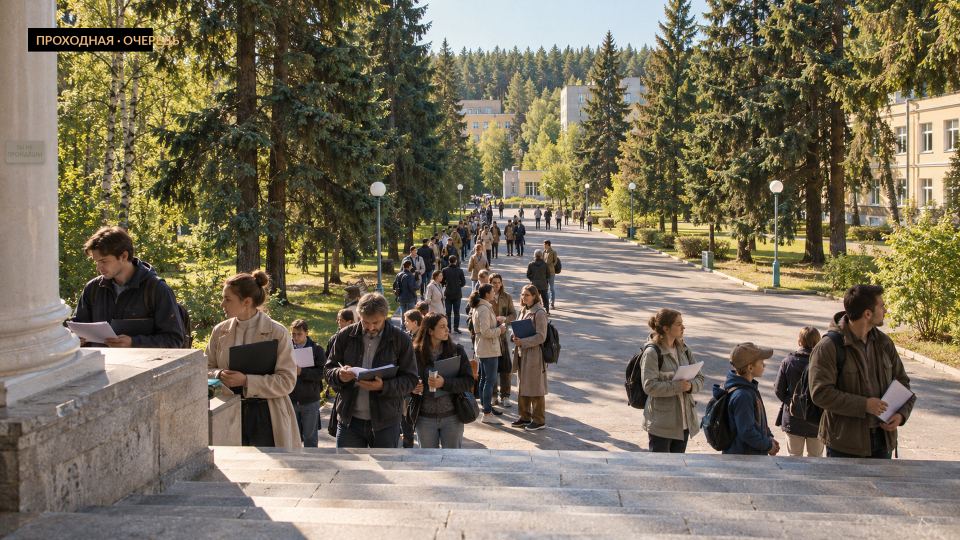
#> input picture assets/final/prolog/s7.png, 1920 x 1080 px (shown at 1/2 size)
$ python _s7b_check.py
#> lines starting #> are read from the running program, lines starting #| are printed output that depends on the picture
import numpy as np, os
from PIL import Image, ImageDraw, ImageFilter

im = Image.open('assets/final/prolog/s7.png').convert('RGB')
#> im is the input picture: PIL image 1920x1080 RGB; mean R, G, B 121.1, 112.4, 94
W, H = im.size
#> W = 1920; H = 1080
s = W / 2400.0
#> s = 0.8
x0, y0, x1, y1 = [int(round(v * s)) for v in (14, 350, 134, 444)]
#> x0 = 11; y0 = 280; x1 = 107; y1 = 355
print('final', (W, H), 'box in final', (x0, y0, x1, y1))
#| final (1920, 1080) box in final (11, 280, 107, 355)
a = np.asarray(im.convert('L')).astype(np.float32)
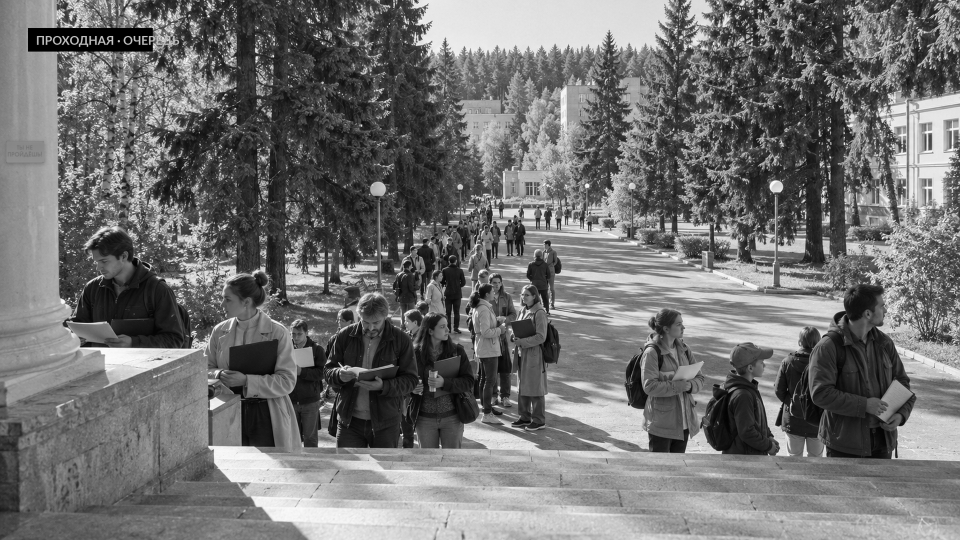
#> a: shape (1080, 1920) float32 (shown at 1/2 size); min 0, max 255, mean 112.9
reg = a[y0:y1, x0:x1]
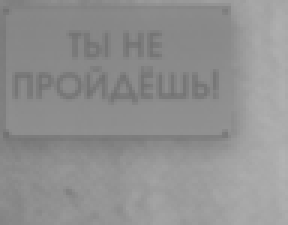
#> reg: shape (75, 96) float32 (shown 3 times larger); min 114, max 179, mean 144.6
print('plate lum min %.0f max %.0f mean %.0f std %.1f' % (reg.min(), reg.max(), reg.mean(), reg.std()))
#| plate lum min 114 max 179 mean 145 std 13.8

step = 1
for yy in range(0, reg.shape[0], step):
    line = ''
    for xx in range(0, reg.shape[1], step):
        v = reg[yy, xx]
        line += '#' if v < 110 else '+' if v < 150 else '-' if v < 185 else '=' if v < 215 else '.'
    print(line)

# маска виньетки в этом месте
mask = Image.new('L', (2400, 1350), 0)
#> mask: PIL image 2400x1350 L; every value is 0
ImageDraw.Draw(mask).ellipse([-2400*0.22, -1350*0.30, 2400*1.22, 1350*1.30], fill=255)
#> mask: PIL image 2400x1350 L; every value is 255
mask = mask.filter(ImageFilter.GaussianBlur(2400 // 10))
m = np.asarray(mask).astype(np.float32)
#> m: shape (1350, 2400) float32; every value is 255
v = 255 - (255 - m) * 0.75
print('vignette factor at plate: %.0f..%.0f (mean %.0f)' % (
    v[350:444, 14:134].min(), v[350:444, 14:134].max(), v[350:444, 14:134].mean()))

$ run again, with assets/final/prolog/s1.png copied over assets/final/prolog/s7.png
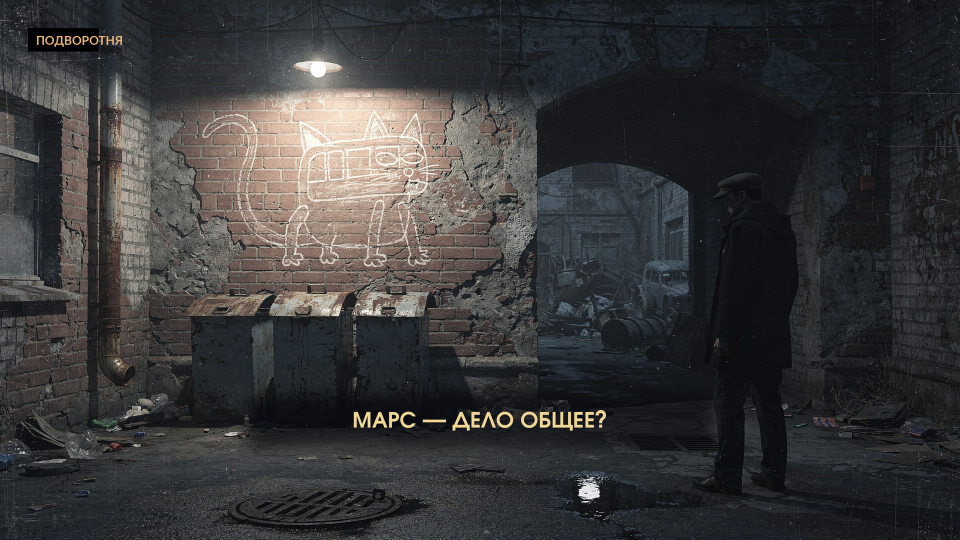
#> input picture assets/final/prolog/s1.png, 1920 x 1080 px (shown at 1/2 size)
#> im is the input picture: PIL image 1920x1080 RGB; mean R, G, B 56.6, 56.6, 57.1
#| final (1920, 1080) box in final (11, 280, 107, 355)
#> `a = np.asarray(im.convert('L')).astype(np.float32)`:
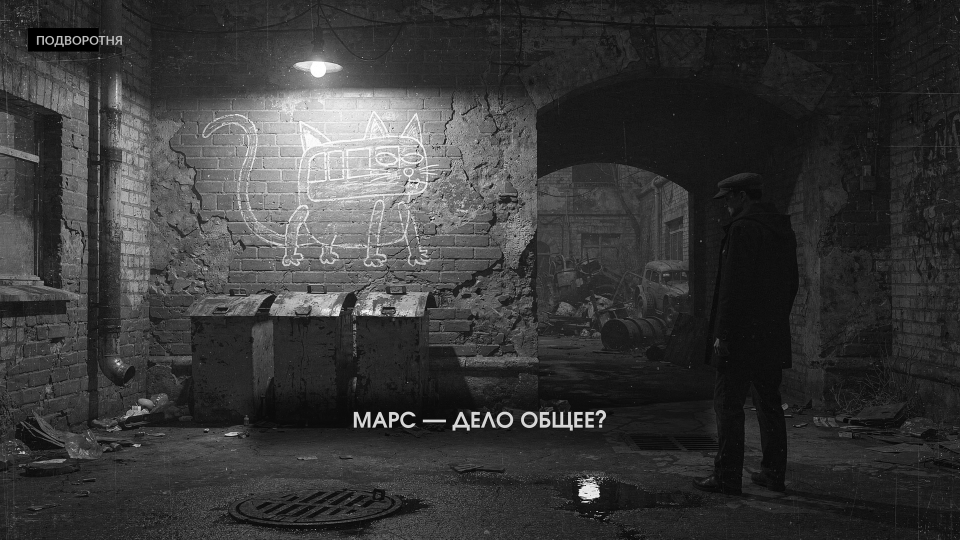
#> a: shape (1080, 1920) float32 (shown at 1/2 size); min 0, max 255, mean 56.6
#> `reg = a[y0:y1, x0:x1]`:
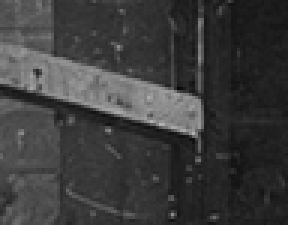
#> reg: shape (75, 96) float32 (shown 3 times larger); min 6, max 180, mean 60.2
#| plate lum min 6 max 180 mean 60 std 33.1
#> m: shape (1350, 2400) float32; every value is 255

$ run again, with assets/final/prolog/s2.png copied over assets/final/prolog/s7.png
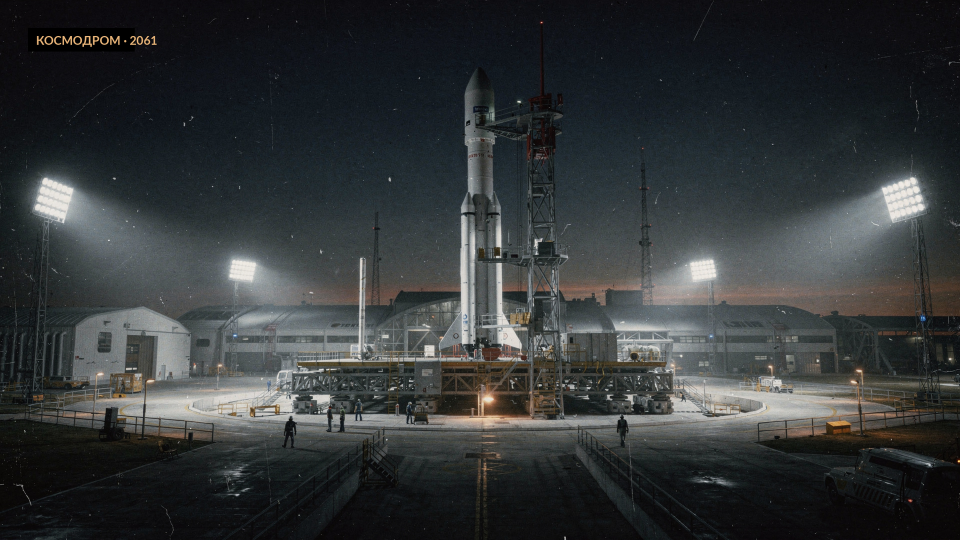
#> input picture assets/final/prolog/s2.png, 1920 x 1080 px (shown at 1/2 size)
#> im is the input picture: PIL image 1920x1080 RGB; mean R, G, B 51.4, 54.7, 55.8
#| final (1920, 1080) box in final (11, 280, 107, 355)
#> `reg = a[y0:y1, x0:x1]`:
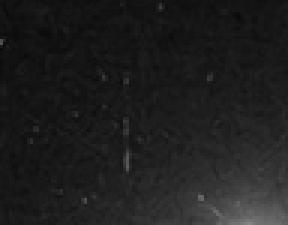
#> reg: shape (75, 96) float32 (shown 3 times larger); min 10, max 132, mean 30.3
#| plate lum min 10 max 132 mean 30 std 15.5
#> m: shape (1350, 2400) float32; every value is 255

$ run again, with assets/final/prolog/s3.png copied over assets/final/prolog/s7.png
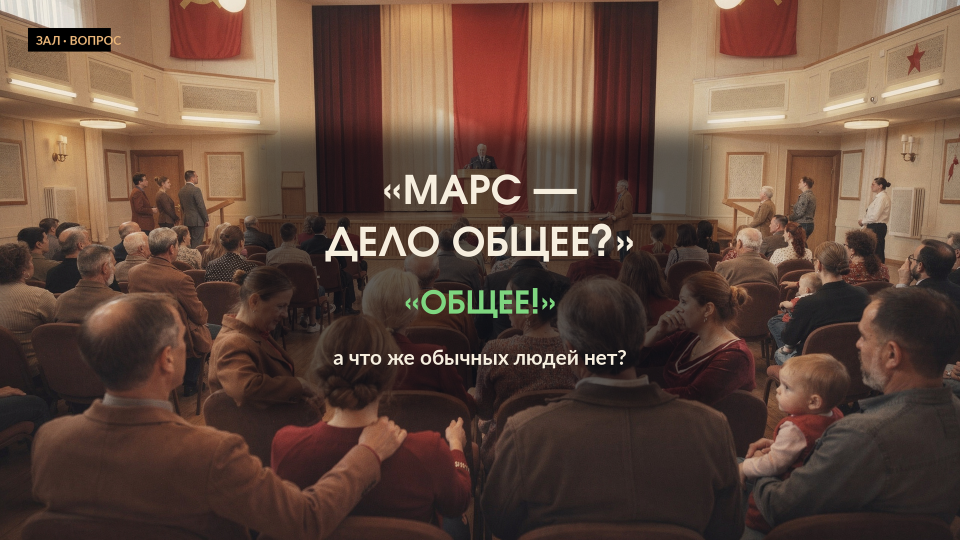
#> input picture assets/final/prolog/s3.png, 1920 x 1080 px (shown at 1/2 size)
#> im is the input picture: PIL image 1920x1080 RGB; mean R, G, B 98.3, 73.9, 61.1
#| final (1920, 1080) box in final (11, 280, 107, 355)
#> `a = np.asarray(im.convert('L')).astype(np.float32)`:
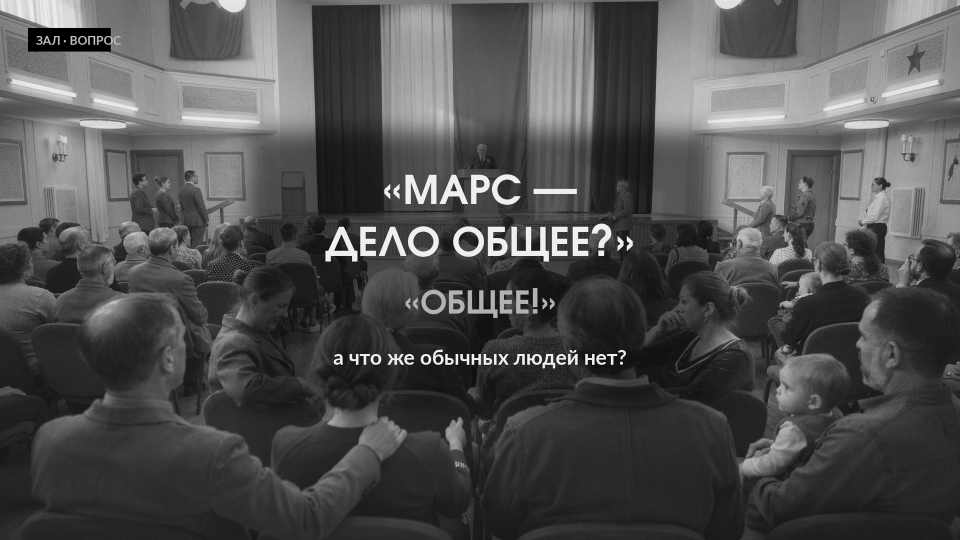
#> a: shape (1080, 1920) float32 (shown at 1/2 size); min 0, max 255, mean 79.7
#> `reg = a[y0:y1, x0:x1]`:
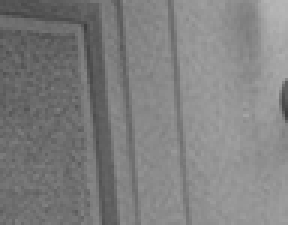
#> reg: shape (75, 96) float32 (shown 3 times larger); min 62, max 182, mean 127.4
#| plate lum min 62 max 182 mean 127 std 22.0
#> m: shape (1350, 2400) float32; every value is 255
